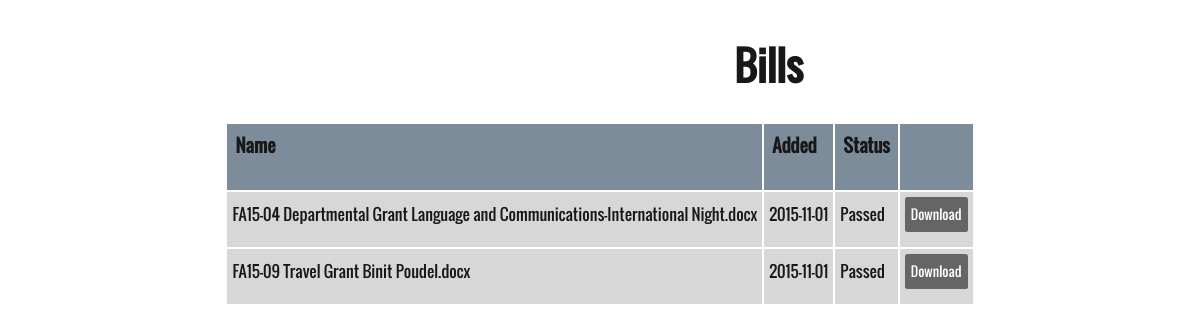
Before: /CMPS1/Bills/Bills.php with the older database file.
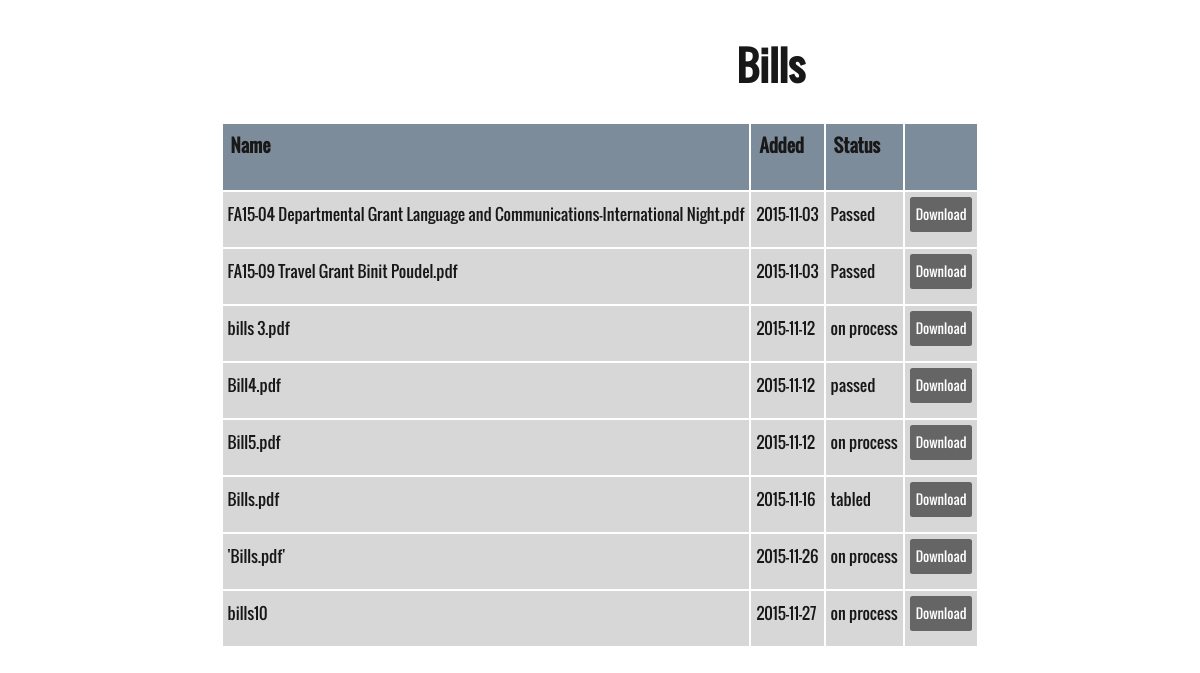
After: the same page with the newer database file.
### tables this page shows
CREATE TABLE `bills` (
  `id` int(10) NOT NULL,
  `name` varchar(255) NOT NULL DEFAULT '''Untitled.txt''',
  `mime` varchar(100) NOT NULL DEFAULT '''text/plain''',
  `size` bigint(20) UNSIGNED NOT NULL DEFAULT '0',
  `data` mediumblob NOT NULL,
  `added` date NOT NULL,
  `status` text NOT NULL
);

### CMPS1/Bills/list_files.php (the view, shortened to what this page needs)
<?php
$dbLink = new mysqli('localhost', 'code', 'code5', 'code5');
$sql = 'SELECT `id`, `name`, `mime`, `size`, `added`,`status` FROM `bills`';
$result = $dbLink->query($sql);
if($result) {
    if($result->num_rows == 0) {
        echo '<p>There are no files in the database</p>';
    }
    else {
        echo '     <link href="css/bills.css" rel="stylesheet">
           <div>
            <table class="container-fluid" align="center">
           <caption><h1>Bills</h1></caption>
                <tr>
                    <th><div><h4>Name</h4></div></th>
                    <th><div><h4>Added</h4></div></th>
                    <th><div><h4>Status</h4></div></th>
                    <th><div><h4>&nbsp;</h4></div></th>
                </tr>';
        while($row = $result->fetch_assoc()) {
            echo "
                <tr>
                    <td><div>{$row['name']}</div></td>
                    <td><div>{$row['added']}</div></td>
                    <td><div>{$row['status']}</div></td>
                    <td><div><a  href='/CMPS1/Bills/get_file.php?id={$row['id']}'><input type='button' value='Download'/></a></div></td>
                </tr>";
        }
        echo '</table></div>';
    }
}
else
{
    echo 'Error! SQL query failed:';
    echo "<pre>{$dbLink->error}</pre>";
}
?>

### CMPS1/Bills/Bills.php
<html>
<body   >
<?php include("list_files.php"); ?>
</body>
</html>

### CMPS1/css/bills.css (style rules this page uses)
caption h1 { margin-left: 45%; font-family: 'BillsFont'; font-size: 40px; }
table { opacity: .90; broder:1.5px solid black; broder-radius:1; margin-bottom:20%; !important; }
th { font-family:'BillsFont'; font-weight: bold; font-size: large; padding: 8px; text-align:left; background-color:slategray ; }
td { font-family: 'BillsFont'; font-weight: 400; padding: 5px; padding-bottom: 15px; !important; background-color:lightgrey; }
td input[type=button] { color: white; font-family: 'BillsFont'; font-color: white; width:100%; height:35px; background-color:#555555 ; border: 0px solid #555555; cursor: pointer; border-radius: 2.5px; }

Changed rows visible on the page:
removed bills: name "FA15-04 Departmental Grant Language and Communications-International Night.docx", added "2015-11-01", status "Passed"
removed bills: name "FA15-09 Travel Grant Binit Poudel.docx", added "2015-11-01", status "Passed"
added bills: name "FA15-04 Departmental Grant Language and Communications-International Night.pdf", added "2015-11-03", status "Passed"
added bills: name "FA15-09 Travel Grant Binit Poudel.pdf", added "2015-11-03", status "Passed"
added bills: name "bills 3.pdf", added "2015-11-12", status "on process"
added bills: name "Bill4.pdf", added "2015-11-12", status "passed"
added bills: name "Bill5.pdf", added "2015-11-12", status "on process"
added bills: name "Bills.pdf", added "2015-11-16", status "tabled"
added bills: name "'Bills.pdf'", added "2015-11-26", status "on process"
added bills: name "bills10", added "2015-11-27", status "on process"
